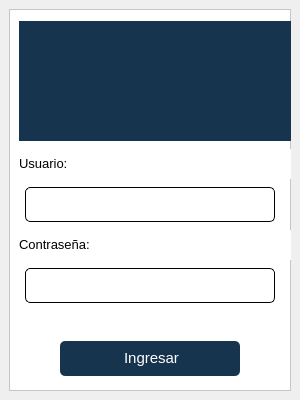
<?xml version="1.0" encoding="UTF-8"?>
<ui version="4.0">
 <class>MainWindow</class>
 <widget class="QMainWindow" name="MainWindow">
  <property name="geometry">
   <rect>
    <x>0</x>
    <y>0</y>
    <width>300</width>
    <height>400</height>
   </rect>
  </property>
  <property name="sizePolicy">
   <sizepolicy hsizetype="Fixed" vsizetype="Fixed">
    <horstretch>0</horstretch>
    <verstretch>0</verstretch>
   </sizepolicy>
  </property>
  <property name="minimumSize">
   <size>
    <width>300</width>
    <height>400</height>
   </size>
  </property>
  <property name="maximumSize">
   <size>
    <width>326</width>
    <height>400</height>
   </size>
  </property>
  <property name="windowTitle">
   <string>MainWindow</string>
  </property>
  <property name="styleSheet">
   <string notr="true"/>
  </property>
  <widget class="QWidget" name="centralwidget">
   <layout class="QGridLayout" name="gridLayout">
    <item row="0" column="1">
     <widget class="QFrame" name="frame">
      <property name="styleSheet">
       <string notr="true">background-color: rgb(255, 255, 255);</string>
      </property>
      <property name="frameShape">
       <enum>QFrame::StyledPanel</enum>
      </property>
      <property name="frameShadow">
       <enum>QFrame::Raised</enum>
      </property>
      <layout class="QVBoxLayout" name="verticalLayout">
       <item>
        <widget class="QLabel" name="label_7">
         <property name="sizePolicy">
          <sizepolicy hsizetype="Fixed" vsizetype="Fixed">
           <horstretch>0</horstretch>
           <verstretch>0</verstretch>
          </sizepolicy>
         </property>
         <property name="minimumSize">
          <size>
           <width>275</width>
           <height>80</height>
          </size>
         </property>
         <property name="maximumSize">
          <size>
           <width>275</width>
           <height>120</height>
          </size>
         </property>
         <property name="styleSheet">
          <string notr="true">alternate-background-color: rgb(119, 118, 123);

    background-color: #16344D; /* Color de fondo */</string>
         </property>
         <property name="text">
          <string/>
         </property>
         <property name="pixmap">
          <pixmap>../../assets/icono.png</pixmap>
         </property>
         <property name="scaledContents">
          <bool>true</bool>
         </property>
        </widget>
       </item>
       <item alignment="Qt::AlignHCenter">
        <widget class="QLabel" name="label_5">
         <property name="sizePolicy">
          <sizepolicy hsizetype="Fixed" vsizetype="Fixed">
           <horstretch>0</horstretch>
           <verstretch>0</verstretch>
          </sizepolicy>
         </property>
         <property name="minimumSize">
          <size>
           <width>300</width>
           <height>30</height>
          </size>
         </property>
         <property name="maximumSize">
          <size>
           <width>16777215</width>
           <height>30</height>
          </size>
         </property>
         <property name="text">
          <string>&lt;html&gt;&lt;head/&gt;&lt;body&gt;&lt;p&gt;&lt;span style=&quot; font-size:10pt;&quot;&gt;Usuario:&lt;/span&gt;&lt;/p&gt;&lt;/body&gt;&lt;/html&gt;</string>
         </property>
        </widget>
       </item>
       <item alignment="Qt::AlignHCenter">
        <widget class="QLineEdit" name="lineEdit">
         <property name="sizePolicy">
          <sizepolicy hsizetype="Fixed" vsizetype="Fixed">
           <horstretch>0</horstretch>
           <verstretch>0</verstretch>
          </sizepolicy>
         </property>
         <property name="minimumSize">
          <size>
           <width>250</width>
           <height>35</height>
          </size>
         </property>
         <property name="maximumSize">
          <size>
           <width>16777215</width>
           <height>35</height>
          </size>
         </property>
         <property name="styleSheet">
          <string notr="true">QLineEdit {
	background-color: rgb(241, 241, 241);
	background-color: rgb(238, 255, 251);
    background-color: white; /* Fondo blanco */
    border: 0.5px solid #000000; /* Borde del color especificado */
    border-radius: 5px; /* Bordes redondeados */
    padding: 5px; /* Espaciado interno */
	font: 10px;
}
QLineEdit:hover {
    border: 1.5px solid  #1A4567; /* Bordes más azules cuando el mouse pasa sobre el QLineEdit */
}

QLineEdit:focus {
    border:1.5px solid  #1A4567;; /* Borde más azul cuando el QLineEdit tiene foco */
    background-color: #f1f1f1; /* Fondo gris claro cuando tiene foco */
    box-shadow: 0 0 5px rgba(0, 0, 0, 0.3); /* Sombra opcional al activar */
}
</string>
         </property>
         <property name="text">
          <string/>
         </property>
        </widget>
       </item>
       <item alignment="Qt::AlignHCenter">
        <widget class="QLabel" name="label_3">
         <property name="sizePolicy">
          <sizepolicy hsizetype="Fixed" vsizetype="Fixed">
           <horstretch>0</horstretch>
           <verstretch>0</verstretch>
          </sizepolicy>
         </property>
         <property name="minimumSize">
          <size>
           <width>300</width>
           <height>30</height>
          </size>
         </property>
         <property name="maximumSize">
          <size>
           <width>16777215</width>
           <height>30</height>
          </size>
         </property>
         <property name="text">
          <string>&lt;html&gt;&lt;head/&gt;&lt;body&gt;&lt;p&gt;&lt;span style=&quot; font-size:10pt;&quot;&gt;Contraseña:&lt;/span&gt;&lt;/p&gt;&lt;/body&gt;&lt;/html&gt;</string>
         </property>
        </widget>
       </item>
       <item alignment="Qt::AlignHCenter">
        <widget class="QLineEdit" name="lineEdit_2">
         <property name="sizePolicy">
          <sizepolicy hsizetype="Fixed" vsizetype="Fixed">
           <horstretch>0</horstretch>
           <verstretch>0</verstretch>
          </sizepolicy>
         </property>
         <property name="minimumSize">
          <size>
           <width>250</width>
           <height>35</height>
          </size>
         </property>
         <property name="maximumSize">
          <size>
           <width>16777215</width>
           <height>35</height>
          </size>
         </property>
         <property name="styleSheet">
          <string notr="true">QLineEdit {
	background-color: rgb(241, 241, 241);
	background-color: rgb(238, 255, 251);
    background-color: white; /* Fondo blanco */
    border: 0.5px solid #000000; /* Borde del color especificado */
    border-radius: 5px; /* Bordes redondeados */
    padding: 5px; /* Espaciado interno */
	font: 10px;
}
QLineEdit:hover {
    border: 1.5px solid  #1A4567; /* Bordes más azules cuando el mouse pasa sobre el QLineEdit */
}

QLineEdit:focus {
    border:1.5px solid  #1A4567;; /* Borde más azul cuando el QLineEdit tiene foco */
    background-color: #f1f1f1; /* Fondo gris claro cuando tiene foco */
    box-shadow: 0 0 5px rgba(0, 0, 0, 0.3); /* Sombra opcional al activar */
}
</string>
         </property>
         <property name="text">
          <string/>
         </property>
        </widget>
       </item>
       <item>
        <spacer name="verticalSpacer_4">
         <property name="orientation">
          <enum>Qt::Vertical</enum>
         </property>
         <property name="sizeType">
          <enum>QSizePolicy::Fixed</enum>
         </property>
         <property name="sizeHint" stdset="0">
          <size>
           <width>20</width>
           <height>30</height>
          </size>
         </property>
        </spacer>
       </item>
       <item alignment="Qt::AlignHCenter">
        <widget class="QLabel" name="label">
         <property name="sizePolicy">
          <sizepolicy hsizetype="Fixed" vsizetype="Fixed">
           <horstretch>0</horstretch>
           <verstretch>0</verstretch>
          </sizepolicy>
         </property>
         <property name="minimumSize">
          <size>
           <width>180</width>
           <height>35</height>
          </size>
         </property>
         <property name="maximumSize">
          <size>
           <width>180</width>
           <height>35</height>
          </size>
         </property>
         <property name="cursor">
          <cursorShape>PointingHandCursor</cursorShape>
         </property>
         <property name="styleSheet">
          <string notr="true">QLabel {
    background-color: #16344D; /* Color de fondo */
    border-radius: 5px; /* Bordes redondeados */
    color: white; /* Color del texto (opcional) */
    padding: 5px; /* Espaciado interno (opcional) */
}

QLabel:hover {
    background-color: #1A4567; /* Color de fondo al pasar el mouse (opcional) */
    box-shadow: 0 0 10px rgba(0, 0, 0, 0.5); /* Sombra al pasar el mouse (opcional) */
    transform: scale(1.02); /* Ligero aumento al pasar el mouse (opcional) */
    transition: all 0.3s ease-in-out; /* Transición suave (opcional) */
}</string>
         </property>
         <property name="text">
          <string>&lt;html&gt;&lt;head/&gt;&lt;body&gt;&lt;p align=&quot;center&quot;&gt;&lt;span style=&quot; font-size:11pt;&quot;&gt;Ingresar&lt;/span&gt;&lt;/p&gt;&lt;/body&gt;&lt;/html&gt;</string>
         </property>
        </widget>
       </item>
      </layout>
     </widget>
    </item>
   </layout>
  </widget>
 </widget>
 <resources/>
 <connections/>
</ui>
